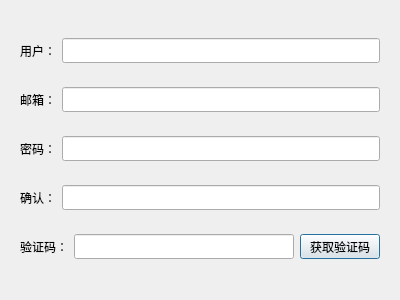
<?xml version="1.0" encoding="UTF-8"?>
<ui version="4.0">
 <class>Dialog</class>
 <widget class="QDialog" name="Register">
  <property name="geometry">
   <rect>
    <x>0</x>
    <y>0</y>
    <width>400</width>
    <height>300</height>
   </rect>
  </property>
  <property name="windowTitle">
   <string>Dialog</string>
  </property>
  <layout class="QHBoxLayout" name="horizontalLayout">
   <item>
    <layout class="QVBoxLayout" name="verticalLayout">
     <item>
      <widget class="QStackedWidget" name="stackedWidget">
       <property name="currentIndex">
        <number>0</number>
       </property>
       <widget class="QWidget" name="page">
        <layout class="QVBoxLayout" name="verticalLayout_2">
         <item>
          <layout class="QHBoxLayout" name="horizontalLayout_2">
           <item>
            <widget class="QLabel" name="UserLabel">
             <property name="minimumSize">
              <size>
               <width>0</width>
               <height>25</height>
              </size>
             </property>
             <property name="maximumSize">
              <size>
               <width>16777215</width>
               <height>25</height>
              </size>
             </property>
             <property name="text">
              <string>用户：</string>
             </property>
             <property name="textInteractionFlags">
              <set>Qt::NoTextInteraction</set>
             </property>
            </widget>
           </item>
           <item>
            <widget class="QLineEdit" name="UserEdit">
             <property name="minimumSize">
              <size>
               <width>0</width>
               <height>25</height>
              </size>
             </property>
             <property name="maximumSize">
              <size>
               <width>16777215</width>
               <height>25</height>
              </size>
             </property>
            </widget>
           </item>
          </layout>
         </item>
         <item>
          <layout class="QHBoxLayout" name="horizontalLayout_4">
           <item>
            <widget class="QLabel" name="MailLabel">
             <property name="minimumSize">
              <size>
               <width>0</width>
               <height>25</height>
              </size>
             </property>
             <property name="maximumSize">
              <size>
               <width>16777215</width>
               <height>25</height>
              </size>
             </property>
             <property name="text">
              <string>邮箱：</string>
             </property>
            </widget>
           </item>
           <item>
            <widget class="QLineEdit" name="MailEdit">
             <property name="minimumSize">
              <size>
               <width>0</width>
               <height>25</height>
              </size>
             </property>
             <property name="maximumSize">
              <size>
               <width>16777215</width>
               <height>25</height>
              </size>
             </property>
            </widget>
           </item>
          </layout>
         </item>
         <item>
          <layout class="QHBoxLayout" name="horizontalLayout_5">
           <item>
            <widget class="QLabel" name="PasswdLabel">
             <property name="minimumSize">
              <size>
               <width>0</width>
               <height>25</height>
              </size>
             </property>
             <property name="maximumSize">
              <size>
               <width>16777215</width>
               <height>25</height>
              </size>
             </property>
             <property name="text">
              <string>密码：</string>
             </property>
            </widget>
           </item>
           <item>
            <widget class="QLineEdit" name="PasswdEdit">
             <property name="minimumSize">
              <size>
               <width>0</width>
               <height>25</height>
              </size>
             </property>
             <property name="maximumSize">
              <size>
               <width>16777215</width>
               <height>25</height>
              </size>
             </property>
            </widget>
           </item>
          </layout>
         </item>
         <item>
          <layout class="QHBoxLayout" name="horizontalLayout_7">
           <item>
            <widget class="QLabel" name="ConfirmLabel">
             <property name="minimumSize">
              <size>
               <width>0</width>
               <height>25</height>
              </size>
             </property>
             <property name="maximumSize">
              <size>
               <width>16777215</width>
               <height>25</height>
              </size>
             </property>
             <property name="text">
              <string>确认：</string>
             </property>
            </widget>
           </item>
           <item>
            <widget class="QLineEdit" name="ConfirmEdit">
             <property name="minimumSize">
              <size>
               <width>0</width>
               <height>25</height>
              </size>
             </property>
             <property name="maximumSize">
              <size>
               <width>16777215</width>
               <height>25</height>
              </size>
             </property>
            </widget>
           </item>
          </layout>
         </item>
         <item>
          <layout class="QHBoxLayout" name="horizontalLayout_8">
           <item>
            <widget class="QLabel" name="Codelabel">
             <property name="minimumSize">
              <size>
               <width>0</width>
               <height>25</height>
              </size>
             </property>
             <property name="maximumSize">
              <size>
               <width>16777215</width>
               <height>25</height>
              </size>
             </property>
             <property name="text">
              <string>验证码：</string>
             </property>
            </widget>
           </item>
           <item>
            <widget class="QLineEdit" name="CodeEdit">
             <property name="minimumSize">
              <size>
               <width>0</width>
               <height>25</height>
              </size>
             </property>
             <property name="maximumSize">
              <size>
               <width>16777215</width>
               <height>25</height>
              </size>
             </property>
            </widget>
           </item>
           <item>
            <widget class="QPushButton" name="GetCodeButton">
             <property name="minimumSize">
              <size>
               <width>0</width>
               <height>25</height>
              </size>
             </property>
             <property name="maximumSize">
              <size>
               <width>16777215</width>
               <height>25</height>
              </size>
             </property>
             <property name="text">
              <string>获取验证码</string>
             </property>
            </widget>
           </item>
          </layout>
         </item>
        </layout>
       </widget>
       <widget class="QWidget" name="page_2"/>
      </widget>
     </item>
    </layout>
   </item>
  </layout>
 </widget>
 <resources/>
 <connections/>
</ui>
